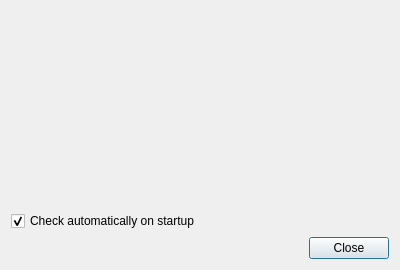
<?xml version="1.0" encoding="UTF-8"?>
<ui version="4.0">
 <class>AutoUpdateCheckDialog</class>
 <widget class="QDialog" name="AutoUpdateCheckDialog">
  <property name="geometry">
   <rect>
    <x>0</x>
    <y>0</y>
    <width>400</width>
    <height>270</height>
   </rect>
  </property>
  <property name="windowTitle">
   <string>Software update</string>
  </property>
  <layout class="QVBoxLayout" name="verticalLayout">
   <item>
    <widget class="SoftwareUpdateWidget" name="qw_result" native="true"/>
   </item>
   <item>
    <spacer name="verticalSpacer">
     <property name="orientation">
      <enum>Qt::Vertical</enum>
     </property>
     <property name="sizeHint" stdset="0">
      <size>
       <width>20</width>
       <height>40</height>
      </size>
     </property>
    </spacer>
   </item>
   <item>
    <widget class="QCheckBox" name="qcb_checkOnStartup">
     <property name="text">
      <string>Check automatically on startup</string>
     </property>
     <property name="checked">
      <bool>true</bool>
     </property>
    </widget>
   </item>
   <item>
    <layout class="QHBoxLayout" name="horizontalLayout">
     <property name="spacing">
      <number>6</number>
     </property>
     <item>
      <spacer name="horizontalSpacer">
       <property name="orientation">
        <enum>Qt::Horizontal</enum>
       </property>
       <property name="sizeHint" stdset="0">
        <size>
         <width>40</width>
         <height>20</height>
        </size>
       </property>
      </spacer>
     </item>
     <item>
      <widget class="QPushButton" name="qpb_close">
       <property name="sizePolicy">
        <sizepolicy hsizetype="Minimum" vsizetype="Fixed">
         <horstretch>0</horstretch>
         <verstretch>0</verstretch>
        </sizepolicy>
       </property>
       <property name="text">
        <string>Close</string>
       </property>
      </widget>
     </item>
    </layout>
   </item>
  </layout>
 </widget>
 <customwidgets>
  <customwidget>
   <class>SoftwareUpdateWidget</class>
   <extends>QWidget</extends>
   <header>src/ui/softwareupdatewidget.h</header>
   <container>1</container>
  </customwidget>
 </customwidgets>
 <resources/>
 <connections/>
</ui>
